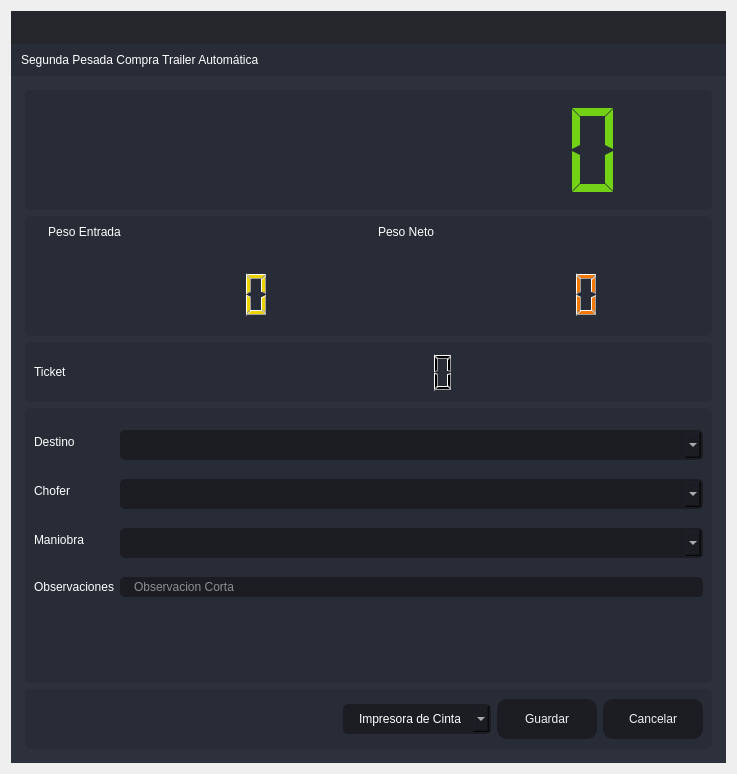
<?xml version="1.0" encoding="UTF-8"?>
<ui version="4.0">
 <class>SegundaPTA</class>
 <widget class="QDialog" name="SegundaPTA">
  <property name="windowModality">
   <enum>Qt::ApplicationModal</enum>
  </property>
  <property name="geometry">
   <rect>
    <x>0</x>
    <y>0</y>
    <width>737</width>
    <height>774</height>
   </rect>
  </property>
  <property name="minimumSize">
   <size>
    <width>737</width>
    <height>774</height>
   </size>
  </property>
  <property name="maximumSize">
   <size>
    <width>737</width>
    <height>774</height>
   </size>
  </property>
  <property name="windowTitle">
   <string>Segunda Pesada Compra Trailer Automática</string>
  </property>
  <property name="windowIcon">
   <iconset resource="files.qrc">
    <normaloff>:/16x16/icons/16x16/logo.png</normaloff>:/16x16/icons/16x16/logo.png</iconset>
  </property>
  <layout class="QVBoxLayout" name="verticalLayout_6">
   <item>
    <widget class="QFrame" name="frame_main">
     <property name="styleSheet">
      <string notr="true">/* LINE EDIT */
QLineEdit {
	background-color: rgb(27, 29, 35);
	border-radius: 5px;
	border: 2px solid rgb(27, 29, 35);
	padding-left: 10px;
}
QLineEdit:hover {
	border: 2px solid rgb(64, 71, 88);
}
QLineEdit:focus {
	border: 2px solid rgb(91, 101, 124);
}

/* SCROLL BARS */
QScrollBar:horizontal {
    border: none;
    background: rgb(52, 59, 72);
    height: 14px;
    margin: 0px 21px 0 21px;
	border-radius: 0px;
}
QScrollBar::handle:horizontal {
    background: rgb(85, 170, 255);
    min-width: 25px;
	border-radius: 7px
}
QScrollBar::add-line:horizontal {
    border: none;
    background: rgb(55, 63, 77);
    width: 20px;
	border-top-right-radius: 7px;
    border-bottom-right-radius: 7px;
    subcontrol-position: right;
    subcontrol-origin: margin;
}
QScrollBar::sub-line:horizontal {
    border: none;
    background: rgb(55, 63, 77);
    width: 20px;
	border-top-left-radius: 7px;
    border-bottom-left-radius: 7px;
    subcontrol-position: left;
    subcontrol-origin: margin;
}
QScrollBar::up-arrow:horizontal, QScrollBar::down-arrow:horizontal
{
     background: none;
}
QScrollBar::add-page:horizontal, QScrollBar::sub-page:horizontal
{
     background: none;
}
 QScrollBar:vertical {
	border: none;
    background: rgb(52, 59, 72);
    width: 14px;
    margin: 21px 0 21px 0;
	border-radius: 0px;
 }
 QScrollBar::handle:vertical {	
	background: rgb(85, 170, 255);
    min-height: 25px;
	border-radius: 7px
 }
 QScrollBar::add-line:vertical {
     border: none;
    background: rgb(55, 63, 77);
     height: 20px;
	border-bottom-left-radius: 7px;
    border-bottom-right-radius: 7px;
     subcontrol-position: bottom;
     subcontrol-origin: margin;
 }
 QScrollBar::sub-line:vertical {
	border: none;
    background: rgb(55, 63, 77);
     height: 20px;
	border-top-left-radius: 7px;
    border-top-right-radius: 7px;
     subcontrol-position: top;
     subcontrol-origin: margin;
 }
 QScrollBar::up-arrow:vertical, QScrollBar::down-arrow:vertical {
     background: none;
 }

 QScrollBar::add-page:vertical, QScrollBar::sub-page:vertical {
     background: none;
 }

/* CHECKBOX */
QCheckBox::indicator {
    border: 3px solid rgb(52, 59, 72);
	width: 15px;
	height: 15px;
	border-radius: 10px;
    background: rgb(44, 49, 60);
}
QCheckBox::indicator:hover {
    border: 3px solid rgb(58, 66, 81);
}
QCheckBox::indicator:checked {
    background: 3px solid rgb(52, 59, 72);
	border: 3px solid rgb(52, 59, 72);	
	background-image: url(:/16x16/icons/16x16/cil-check-alt.png);
}

/* RADIO BUTTON */
QRadioButton::indicator {
    border: 3px solid rgb(52, 59, 72);
	width: 15px;
	height: 15px;
	border-radius: 10px;
    background: rgb(44, 49, 60);
}
QRadioButton::indicator:hover {
    border: 3px solid rgb(58, 66, 81);
}
QRadioButton::indicator:checked {
    background: 3px solid rgb(94, 106, 130);
	border: 3px solid rgb(52, 59, 72);	
}

/* COMBOBOX */
QComboBox{
	background-color: rgb(27, 29, 35);
	border-radius: 5px;
	border: 2px solid rgb(27, 29, 35);
	padding: 5px;
	padding-left: 10px;
}
QComboBox:hover{
	border: 2px solid rgb(64, 71, 88);
}
QComboBox::drop-down {
	subcontrol-origin: padding;
	subcontrol-position: top right;
	width: 25px; 
	border-left-width: 3px;
	border-left-color: rgba(39, 44, 54, 150);
	border-left-style: solid;
	border-top-right-radius: 3px;
	border-bottom-right-radius: 3px;	
	background-image: url(:/16x16/icons/16x16/cil-arrow-bottom.png);
	background-position: center;
	background-repeat: no-reperat;
 }
QComboBox QAbstractItemView {
	color: rgb(85, 170, 255);	
	background-color: rgb(27, 29, 35);
	padding: 10px;
	selection-background-color: rgb(39, 44, 54);
}

/* SLIDERS */
QSlider::groove:horizontal {
    border-radius: 9px;
    height: 18px;
	margin: 0px;
	background-color: rgb(52, 59, 72);
}
QSlider::groove:horizontal:hover {
	background-color: rgb(55, 62, 76);
}
QSlider::handle:horizontal {
    background-color: rgb(85, 170, 255);
    border: none;
    height: 18px;
    width: 18px;
    margin: 0px;
	border-radius: 9px;
}
QSlider::handle:horizontal:hover {
    background-color: rgb(105, 180, 255);
}
QSlider::handle:horizontal:pressed {
    background-color: rgb(65, 130, 195);
}

QSlider::groove:vertical {
    border-radius: 9px;
    width: 18px;
    margin: 0px;
	background-color: rgb(52, 59, 72);
}
QSlider::groove:vertical:hover {
	background-color: rgb(55, 62, 76);
}
QSlider::handle:vertical {
    background-color: rgb(85, 170, 255);
	border: none;
    height: 18px;
    width: 18px;
    margin: 0px;
	border-radius: 9px;
}
QSlider::handle:vertical:hover {
    background-color: rgb(105, 180, 255);
}
QSlider::handle:vertical:pressed {
    background-color: rgb(65, 130, 195);
}

</string>
     </property>
     <property name="frameShape">
      <enum>QFrame::NoFrame</enum>
     </property>
     <property name="frameShadow">
      <enum>QFrame::Raised</enum>
     </property>
     <layout class="QVBoxLayout" name="verticalLayout">
      <property name="spacing">
       <number>0</number>
      </property>
      <property name="leftMargin">
       <number>0</number>
      </property>
      <property name="topMargin">
       <number>0</number>
      </property>
      <property name="rightMargin">
       <number>0</number>
      </property>
      <property name="bottomMargin">
       <number>0</number>
      </property>
      <item>
       <widget class="QFrame" name="frame_top">
        <property name="minimumSize">
         <size>
          <width>0</width>
          <height>65</height>
         </size>
        </property>
        <property name="maximumSize">
         <size>
          <width>16777215</width>
          <height>65</height>
         </size>
        </property>
        <property name="styleSheet">
         <string notr="true">background-color: transparent;</string>
        </property>
        <property name="frameShape">
         <enum>QFrame::NoFrame</enum>
        </property>
        <property name="frameShadow">
         <enum>QFrame::Raised</enum>
        </property>
        <layout class="QHBoxLayout" name="horizontalLayout_3">
         <property name="spacing">
          <number>0</number>
         </property>
         <property name="leftMargin">
          <number>0</number>
         </property>
         <property name="topMargin">
          <number>0</number>
         </property>
         <property name="rightMargin">
          <number>0</number>
         </property>
         <property name="bottomMargin">
          <number>0</number>
         </property>
         <item>
          <widget class="QFrame" name="frame_toggle">
           <property name="maximumSize">
            <size>
             <width>70</width>
             <height>16777215</height>
            </size>
           </property>
           <property name="styleSheet">
            <string notr="true">background-color: rgb(27, 29, 35);</string>
           </property>
           <property name="frameShape">
            <enum>QFrame::NoFrame</enum>
           </property>
           <property name="frameShadow">
            <enum>QFrame::Raised</enum>
           </property>
           <layout class="QVBoxLayout" name="verticalLayout_3">
            <property name="spacing">
             <number>0</number>
            </property>
            <property name="leftMargin">
             <number>0</number>
            </property>
            <property name="topMargin">
             <number>0</number>
            </property>
            <property name="rightMargin">
             <number>0</number>
            </property>
            <property name="bottomMargin">
             <number>0</number>
            </property>
           </layout>
          </widget>
         </item>
         <item>
          <widget class="QFrame" name="frame_top_right">
           <property name="styleSheet">
            <string notr="true">background: transparent;</string>
           </property>
           <property name="frameShape">
            <enum>QFrame::NoFrame</enum>
           </property>
           <property name="frameShadow">
            <enum>QFrame::Raised</enum>
           </property>
           <layout class="QVBoxLayout" name="verticalLayout_2">
            <property name="spacing">
             <number>0</number>
            </property>
            <property name="leftMargin">
             <number>0</number>
            </property>
            <property name="topMargin">
             <number>0</number>
            </property>
            <property name="rightMargin">
             <number>0</number>
            </property>
            <property name="bottomMargin">
             <number>0</number>
            </property>
            <item>
             <widget class="QFrame" name="frame_top_btns">
              <property name="maximumSize">
               <size>
                <width>16777215</width>
                <height>42</height>
               </size>
              </property>
              <property name="styleSheet">
               <string notr="true">background-color: rgba(27, 29, 35, 200)</string>
              </property>
              <property name="frameShape">
               <enum>QFrame::NoFrame</enum>
              </property>
              <property name="frameShadow">
               <enum>QFrame::Raised</enum>
              </property>
              <layout class="QHBoxLayout" name="horizontalLayout_4">
               <property name="spacing">
                <number>0</number>
               </property>
               <property name="leftMargin">
                <number>0</number>
               </property>
               <property name="topMargin">
                <number>0</number>
               </property>
               <property name="rightMargin">
                <number>0</number>
               </property>
               <property name="bottomMargin">
                <number>0</number>
               </property>
               <item>
                <widget class="QFrame" name="frame_label_top_btns">
                 <property name="sizePolicy">
                  <sizepolicy hsizetype="Expanding" vsizetype="Preferred">
                   <horstretch>0</horstretch>
                   <verstretch>0</verstretch>
                  </sizepolicy>
                 </property>
                 <property name="frameShape">
                  <enum>QFrame::NoFrame</enum>
                 </property>
                 <property name="frameShadow">
                  <enum>QFrame::Raised</enum>
                 </property>
                 <layout class="QHBoxLayout" name="horizontalLayout_10">
                  <property name="spacing">
                   <number>0</number>
                  </property>
                  <property name="leftMargin">
                   <number>5</number>
                  </property>
                  <property name="topMargin">
                   <number>0</number>
                  </property>
                  <property name="rightMargin">
                   <number>10</number>
                  </property>
                  <property name="bottomMargin">
                   <number>0</number>
                  </property>
                 </layout>
                </widget>
               </item>
               <item alignment="Qt::AlignRight">
                <widget class="QFrame" name="frame_btns_right">
                 <property name="sizePolicy">
                  <sizepolicy hsizetype="Expanding" vsizetype="Preferred">
                   <horstretch>0</horstretch>
                   <verstretch>0</verstretch>
                  </sizepolicy>
                 </property>
                 <property name="maximumSize">
                  <size>
                   <width>120</width>
                   <height>16777215</height>
                  </size>
                 </property>
                 <property name="frameShape">
                  <enum>QFrame::NoFrame</enum>
                 </property>
                 <property name="frameShadow">
                  <enum>QFrame::Raised</enum>
                 </property>
                 <layout class="QHBoxLayout" name="horizontalLayout_5">
                  <property name="spacing">
                   <number>0</number>
                  </property>
                  <property name="leftMargin">
                   <number>0</number>
                  </property>
                  <property name="topMargin">
                   <number>0</number>
                  </property>
                  <property name="rightMargin">
                   <number>0</number>
                  </property>
                  <property name="bottomMargin">
                   <number>0</number>
                  </property>
                 </layout>
                </widget>
               </item>
              </layout>
             </widget>
            </item>
            <item>
             <widget class="QFrame" name="frame_top_info">
              <property name="maximumSize">
               <size>
                <width>16777215</width>
                <height>65</height>
               </size>
              </property>
              <property name="styleSheet">
               <string notr="true">background-color: rgb(39, 44, 54);</string>
              </property>
              <property name="frameShape">
               <enum>QFrame::NoFrame</enum>
              </property>
              <property name="frameShadow">
               <enum>QFrame::Raised</enum>
              </property>
              <layout class="QHBoxLayout" name="horizontalLayout_8">
               <property name="spacing">
                <number>0</number>
               </property>
               <property name="leftMargin">
                <number>10</number>
               </property>
               <property name="topMargin">
                <number>0</number>
               </property>
               <property name="rightMargin">
                <number>10</number>
               </property>
               <property name="bottomMargin">
                <number>0</number>
               </property>
               <item>
                <widget class="QLabel" name="label">
                 <property name="styleSheet">
                  <string notr="true">font: 75 16pt &quot;MS Shell Dlg 2&quot;;
color: rgb(255, 255, 255);</string>
                 </property>
                 <property name="text">
                  <string>Segunda Pesada Compra Trailer Automática</string>
                 </property>
                </widget>
               </item>
              </layout>
             </widget>
            </item>
           </layout>
          </widget>
         </item>
        </layout>
       </widget>
      </item>
      <item>
       <widget class="QFrame" name="frame_center">
        <property name="sizePolicy">
         <sizepolicy hsizetype="Expanding" vsizetype="Expanding">
          <horstretch>0</horstretch>
          <verstretch>0</verstretch>
         </sizepolicy>
        </property>
        <property name="styleSheet">
         <string notr="true">background-color: rgb(40, 44, 52);</string>
        </property>
        <property name="frameShape">
         <enum>QFrame::NoFrame</enum>
        </property>
        <property name="frameShadow">
         <enum>QFrame::Raised</enum>
        </property>
        <layout class="QHBoxLayout" name="horizontalLayout_2">
         <property name="spacing">
          <number>0</number>
         </property>
         <property name="leftMargin">
          <number>0</number>
         </property>
         <property name="topMargin">
          <number>0</number>
         </property>
         <property name="rightMargin">
          <number>0</number>
         </property>
         <property name="bottomMargin">
          <number>0</number>
         </property>
         <item>
          <widget class="QFrame" name="frame_content_right">
           <property name="styleSheet">
            <string notr="true">background-color: rgb(44, 49, 60);</string>
           </property>
           <property name="frameShape">
            <enum>QFrame::NoFrame</enum>
           </property>
           <property name="frameShadow">
            <enum>QFrame::Raised</enum>
           </property>
           <layout class="QVBoxLayout" name="verticalLayout_4">
            <property name="spacing">
             <number>0</number>
            </property>
            <property name="leftMargin">
             <number>0</number>
            </property>
            <property name="topMargin">
             <number>0</number>
            </property>
            <property name="rightMargin">
             <number>0</number>
            </property>
            <property name="bottomMargin">
             <number>0</number>
            </property>
            <item>
             <widget class="QFrame" name="frame_content">
              <property name="frameShape">
               <enum>QFrame::NoFrame</enum>
              </property>
              <property name="frameShadow">
               <enum>QFrame::Raised</enum>
              </property>
              <layout class="QVBoxLayout" name="verticalLayout_9">
               <property name="spacing">
                <number>0</number>
               </property>
               <property name="leftMargin">
                <number>5</number>
               </property>
               <property name="topMargin">
                <number>5</number>
               </property>
               <property name="rightMargin">
                <number>5</number>
               </property>
               <property name="bottomMargin">
                <number>5</number>
               </property>
               <item>
                <widget class="QStackedWidget" name="stackedWidget">
                 <property name="styleSheet">
                  <string notr="true">background: transparent;</string>
                 </property>
                 <property name="currentIndex">
                  <number>0</number>
                 </property>
                 <widget class="QWidget" name="page_home">
                  <layout class="QVBoxLayout" name="verticalLayout_10">
                   <item>
                    <widget class="QFrame" name="frame_3">
                     <property name="minimumSize">
                      <size>
                       <width>0</width>
                       <height>120</height>
                      </size>
                     </property>
                     <property name="maximumSize">
                      <size>
                       <width>16777215</width>
                       <height>120</height>
                      </size>
                     </property>
                     <property name="styleSheet">
                      <string notr="true">background-color: rgb(39, 44, 54);
border-radius: 5px;</string>
                     </property>
                     <property name="frameShape">
                      <enum>QFrame::StyledPanel</enum>
                     </property>
                     <property name="frameShadow">
                      <enum>QFrame::Raised</enum>
                     </property>
                     <layout class="QVBoxLayout" name="verticalLayout_11">
                      <item>
                       <layout class="QVBoxLayout" name="verticalLayout_8">
                        <item>
                         <widget class="QLCDNumber" name="lcdNumber_7">
                          <property name="styleSheet">
                           <string notr="true">color:rgb(115, 210, 22)</string>
                          </property>
                          <property name="digitCount">
                           <number>10</number>
                          </property>
                          <property name="segmentStyle">
                           <enum>QLCDNumber::Flat</enum>
                          </property>
                         </widget>
                        </item>
                       </layout>
                      </item>
                     </layout>
                    </widget>
                   </item>
                   <item>
                    <widget class="QFrame" name="frame_4">
                     <property name="minimumSize">
                      <size>
                       <width>0</width>
                       <height>120</height>
                      </size>
                     </property>
                     <property name="maximumSize">
                      <size>
                       <width>16777215</width>
                       <height>150</height>
                      </size>
                     </property>
                     <property name="styleSheet">
                      <string notr="true">background-color: rgb(39, 44, 54);
border-radius: 5px;</string>
                     </property>
                     <property name="frameShape">
                      <enum>QFrame::StyledPanel</enum>
                     </property>
                     <property name="frameShadow">
                      <enum>QFrame::Raised</enum>
                     </property>
                     <layout class="QHBoxLayout" name="horizontalLayout_6">
                      <item>
                       <layout class="QFormLayout" name="formLayout_4">
                        <property name="sizeConstraint">
                         <enum>QLayout::SetDefaultConstraint</enum>
                        </property>
                        <property name="fieldGrowthPolicy">
                         <enum>QFormLayout::FieldsStayAtSizeHint</enum>
                        </property>
                        <property name="rowWrapPolicy">
                         <enum>QFormLayout::DontWrapRows</enum>
                        </property>
                        <property name="labelAlignment">
                         <set>Qt::AlignLeading|Qt::AlignLeft|Qt::AlignVCenter</set>
                        </property>
                        <property name="formAlignment">
                         <set>Qt::AlignHCenter|Qt::AlignTop</set>
                        </property>
                        <property name="horizontalSpacing">
                         <number>10</number>
                        </property>
                        <property name="verticalSpacing">
                         <number>30</number>
                        </property>
                        <property name="leftMargin">
                         <number>0</number>
                        </property>
                        <property name="rightMargin">
                         <number>0</number>
                        </property>
                        <item row="0" column="0">
                         <widget class="QLabel" name="label_3">
                          <property name="layoutDirection">
                           <enum>Qt::LeftToRight</enum>
                          </property>
                          <property name="styleSheet">
                           <string notr="true">color: rgb(255, 255, 255);
font: 75 12pt &quot;MS Shell Dlg 2&quot;;</string>
                          </property>
                          <property name="frameShape">
                           <enum>QFrame::NoFrame</enum>
                          </property>
                          <property name="text">
                           <string>Peso Entrada</string>
                          </property>
                          <property name="alignment">
                           <set>Qt::AlignCenter</set>
                          </property>
                         </widget>
                        </item>
                        <item row="0" column="1">
                         <widget class="QLabel" name="label_4">
                          <property name="styleSheet">
                           <string notr="true">color: rgb(255, 255, 255);
font: 75 12pt &quot;MS Shell Dlg 2&quot;;</string>
                          </property>
                          <property name="text">
                           <string>Peso Neto</string>
                          </property>
                          <property name="alignment">
                           <set>Qt::AlignCenter</set>
                          </property>
                         </widget>
                        </item>
                        <item row="1" column="0">
                         <widget class="QLCDNumber" name="lcdNumber_3">
                          <property name="minimumSize">
                           <size>
                            <width>320</width>
                            <height>50</height>
                           </size>
                          </property>
                          <property name="maximumSize">
                           <size>
                            <width>16777215</width>
                            <height>50</height>
                           </size>
                          </property>
                          <property name="styleSheet">
                           <string notr="true">color:rgb(237, 212, 0)</string>
                          </property>
                         </widget>
                        </item>
                        <item row="1" column="1">
                         <widget class="QLCDNumber" name="lcdNumber_1">
                          <property name="minimumSize">
                           <size>
                            <width>320</width>
                            <height>50</height>
                           </size>
                          </property>
                          <property name="maximumSize">
                           <size>
                            <width>320</width>
                            <height>50</height>
                           </size>
                          </property>
                          <property name="styleSheet">
                           <string notr="true">color: rgb(245, 121, 0)</string>
                          </property>
                         </widget>
                        </item>
                       </layout>
                      </item>
                     </layout>
                    </widget>
                   </item>
                   <item>
                    <widget class="QFrame" name="frame_5">
                     <property name="minimumSize">
                      <size>
                       <width>0</width>
                       <height>60</height>
                      </size>
                     </property>
                     <property name="styleSheet">
                      <string notr="true">background-color: rgb(39, 44, 54);
border-radius: 5px;</string>
                     </property>
                     <property name="frameShape">
                      <enum>QFrame::StyledPanel</enum>
                     </property>
                     <property name="frameShadow">
                      <enum>QFrame::Raised</enum>
                     </property>
                     <layout class="QHBoxLayout" name="horizontalLayout_7">
                      <item>
                       <layout class="QHBoxLayout" name="horizontalLayout">
                        <item>
                         <widget class="QLabel" name="label_5">
                          <property name="styleSheet">
                           <string notr="true">color: rgb(255, 255, 255);
font: 75 12pt &quot;MS Shell Dlg 2&quot;;</string>
                          </property>
                          <property name="text">
                           <string>Ticket</string>
                          </property>
                         </widget>
                        </item>
                        <item>
                         <widget class="QLCDNumber" name="lcdNumber_9">
                          <property name="minimumSize">
                           <size>
                            <width>600</width>
                            <height>20</height>
                           </size>
                          </property>
                          <property name="maximumSize">
                           <size>
                            <width>600</width>
                            <height>50</height>
                           </size>
                          </property>
                          <property name="layoutDirection">
                           <enum>Qt::RightToLeft</enum>
                          </property>
                          <property name="autoFillBackground">
                           <bool>false</bool>
                          </property>
                         </widget>
                        </item>
                       </layout>
                      </item>
                     </layout>
                    </widget>
                   </item>
                   <item>
                    <widget class="QFrame" name="frame">
                     <property name="styleSheet">
                      <string notr="true">background-color: rgb(39, 44, 54);
border-radius: 5px;</string>
                     </property>
                     <property name="frameShape">
                      <enum>QFrame::StyledPanel</enum>
                     </property>
                     <property name="frameShadow">
                      <enum>QFrame::Raised</enum>
                     </property>
                     <layout class="QVBoxLayout" name="verticalLayout_5">
                      <item>
                       <layout class="QVBoxLayout" name="verticalLayout_12">
                        <item>
                         <layout class="QFormLayout" name="formLayout">
                          <item row="5" column="0">
                           <widget class="Line" name="line">
                            <property name="orientation">
                             <enum>Qt::Horizontal</enum>
                            </property>
                           </widget>
                          </item>
                          <item row="5" column="1">
                           <spacer name="verticalSpacer">
                            <property name="orientation">
                             <enum>Qt::Vertical</enum>
                            </property>
                            <property name="sizeHint" stdset="0">
                             <size>
                              <width>20</width>
                              <height>40</height>
                             </size>
                            </property>
                           </spacer>
                          </item>
                          <item row="0" column="0">
                           <widget class="QLabel" name="label_2">
                            <property name="styleSheet">
                             <string notr="true">color: rgb(255, 255, 255);
font: 75 12pt &quot;MS Shell Dlg 2&quot;;</string>
                            </property>
                            <property name="text">
                             <string>Destino</string>
                            </property>
                           </widget>
                          </item>
                          <item row="0" column="1">
                           <widget class="QComboBox" name="comboBox_destino">
                            <property name="styleSheet">
                             <string notr="true">QComboBox{
	background-color: rgb(27, 29, 35);
	border-radius: 5px;
	border: 2px solid rgb(27, 29, 35);
	padding: 5px;
	padding-left: 14px;
	color: rgb(255, 255, 255);
    font: 75 12pt &quot;MS Shell Dlg 2&quot;;
}
QComboBox:hover{
	border: 2px solid rgb(64, 71, 88);
}
QComboBox QAbstractItemView {
	color: rgb(85, 170, 255);	
	background-color: rgb(27, 29, 35);
	padding: 10px;
	selection-background-color: rgb(39, 44, 54);
}</string>
                            </property>
                           </widget>
                          </item>
                          <item row="1" column="0">
                           <widget class="QLabel" name="label_6">
                            <property name="styleSheet">
                             <string notr="true">color: rgb(255, 255, 255);
font: 75 12pt &quot;MS Shell Dlg 2&quot;;</string>
                            </property>
                            <property name="text">
                             <string>Chofer</string>
                            </property>
                           </widget>
                          </item>
                          <item row="1" column="1">
                           <widget class="QComboBox" name="comboBox_operador">
                            <property name="styleSheet">
                             <string notr="true">QComboBox{
	background-color: rgb(27, 29, 35);
	border-radius: 5px;
	border: 2px solid rgb(27, 29, 35);
	padding: 5px;
	padding-left: 14px;
	color: rgb(255, 255, 255);
    font: 75 12pt &quot;MS Shell Dlg 2&quot;;
}
QComboBox:hover{
	border: 2px solid rgb(64, 71, 88);
}
QComboBox QAbstractItemView {
	color: rgb(85, 170, 255);	
	background-color: rgb(27, 29, 35);
	padding: 10px;
	selection-background-color: rgb(39, 44, 54);
}</string>
                            </property>
                           </widget>
                          </item>
                          <item row="2" column="0">
                           <widget class="QLabel" name="label_8">
                            <property name="styleSheet">
                             <string notr="true">color: rgb(255, 255, 255);
font: 75 12pt &quot;MS Shell Dlg 2&quot;;</string>
                            </property>
                            <property name="text">
                             <string>Maniobra</string>
                            </property>
                           </widget>
                          </item>
                          <item row="2" column="1">
                           <widget class="QComboBox" name="comboBox_maniobra">
                            <property name="styleSheet">
                             <string notr="true">QComboBox{
	background-color: rgb(27, 29, 35);
	border-radius: 5px;
	border: 2px solid rgb(27, 29, 35);
	padding: 5px;
	padding-left: 14px;
	color: rgb(255, 255, 255);
    font: 75 12pt &quot;MS Shell Dlg 2&quot;;
}
QComboBox:hover{
	border: 2px solid rgb(64, 71, 88);
}
QComboBox QAbstractItemView {
	color: rgb(85, 170, 255);	
	background-color: rgb(27, 29, 35);
	padding: 10px;
	selection-background-color: rgb(39, 44, 54);
}</string>
                            </property>
                           </widget>
                          </item>
                          <item row="3" column="0">
                           <widget class="QLabel" name="label_7">
                            <property name="styleSheet">
                             <string notr="true">color: rgb(255, 255, 255);
font: 75 12pt &quot;MS Shell Dlg 2&quot;;</string>
                            </property>
                            <property name="text">
                             <string>Observaciones</string>
                            </property>
                           </widget>
                          </item>
                          <item row="3" column="1">
                           <widget class="QLineEdit" name="observaciones">
                            <property name="styleSheet">
                             <string notr="true">QLineEdit {
	background-color: rgb(27, 29, 35);
	border-radius: 5px;
	border: 2px solid rgb(27, 29, 35);
	padding-left: 10px;
	font: 75 12pt &quot;MS Shell Dlg 2&quot;;
	color: rgb(255, 255, 255);
}
QLineEdit:hover {
	border: 2px solid rgb(64, 71, 88);
}
QLineEdit:focus {
	border: 2px solid rgb(91, 101, 124);
}</string>
                            </property>
                            <property name="maxLength">
                             <number>125</number>
                            </property>
                            <property name="placeholderText">
                             <string>Observacion Corta</string>
                            </property>
                           </widget>
                          </item>
                         </layout>
                        </item>
                       </layout>
                      </item>
                     </layout>
                    </widget>
                   </item>
                   <item>
                    <widget class="QFrame" name="frame_2">
                     <property name="minimumSize">
                      <size>
                       <width>0</width>
                       <height>60</height>
                      </size>
                     </property>
                     <property name="maximumSize">
                      <size>
                       <width>16777215</width>
                       <height>60</height>
                      </size>
                     </property>
                     <property name="styleSheet">
                      <string notr="true">background-color: rgb(39, 44, 54);
border-radius: 5px;</string>
                     </property>
                     <property name="frameShape">
                      <enum>QFrame::StyledPanel</enum>
                     </property>
                     <property name="frameShadow">
                      <enum>QFrame::Raised</enum>
                     </property>
                     <layout class="QHBoxLayout" name="horizontalLayout_9">
                      <item>
                       <layout class="QGridLayout" name="gridLayout">
                        <item row="0" column="0">
                         <spacer name="horizontalSpacer">
                          <property name="orientation">
                           <enum>Qt::Horizontal</enum>
                          </property>
                          <property name="sizeHint" stdset="0">
                           <size>
                            <width>40</width>
                            <height>20</height>
                           </size>
                          </property>
                         </spacer>
                        </item>
                        <item row="0" column="2">
                         <widget class="QPushButton" name="btn_guardar">
                          <property name="minimumSize">
                           <size>
                            <width>100</width>
                            <height>40</height>
                           </size>
                          </property>
                          <property name="styleSheet">
                           <string notr="true">QPushButton {
	border-color: rgb(27, 29, 35);
	font: 75 10pt &quot;MS Shell Dlg 2&quot;;
	color: rgb(240, 240, 240);
	background-color: rgb(27, 29, 35);
	border: 0px solid;
	border-radius: 10px;	
}
QPushButton:hover {
	background-color:rgb(44, 49, 60);
	border-color: rgb(27, 29, 35);
	border: 2px solid;
}</string>
                          </property>
                          <property name="text">
                           <string>Guardar</string>
                          </property>
                         </widget>
                        </item>
                        <item row="0" column="3">
                         <widget class="QPushButton" name="btnr">
                          <property name="minimumSize">
                           <size>
                            <width>100</width>
                            <height>40</height>
                           </size>
                          </property>
                          <property name="styleSheet">
                           <string notr="true">QPushButton {
	border-color: rgb(27, 29, 35);
	font: 75 10pt &quot;MS Shell Dlg 2&quot;;
	color: rgb(240, 240, 240);
	background-color: rgb(27, 29, 35);
	border: 0px solid;
	border-radius: 10px;	
}
QPushButton:hover {
	background-color:rgb(44, 49, 60);
	border-color: rgb(27, 29, 35);
	border: 2px solid;
}</string>
                          </property>
                          <property name="text">
                           <string>Cancelar</string>
                          </property>
                         </widget>
                        </item>
                        <item row="0" column="1">
                         <widget class="QComboBox" name="comboBox_impresora">
                          <property name="styleSheet">
                           <string notr="true">QComboBox{
	background-color: rgb(27, 29, 35);
	border-radius: 5px;
	border: 2px solid rgb(27, 29, 35);
	padding: 5px;
	padding-left: 14px;
	color: rgb(255, 255, 255);
    font: 75 12pt &quot;MS Shell Dlg 2&quot;;
}
QComboBox:hover{
	border: 2px solid rgb(64, 71, 88);
}
QComboBox QAbstractItemView {
	color: rgb(85, 170, 255);	
	background-color: rgb(27, 29, 35);
	padding: 10px;
	selection-background-color: rgb(39, 44, 54);
}</string>
                          </property>
                          <item>
                           <property name="text">
                            <string>Impresora de Cinta</string>
                           </property>
                          </item>
                          <item>
                           <property name="text">
                            <string>Impresora Windows</string>
                           </property>
                          </item>
                         </widget>
                        </item>
                       </layout>
                      </item>
                     </layout>
                    </widget>
                   </item>
                  </layout>
                 </widget>
                </widget>
               </item>
              </layout>
             </widget>
            </item>
           </layout>
          </widget>
         </item>
        </layout>
       </widget>
      </item>
     </layout>
    </widget>
   </item>
  </layout>
 </widget>
 <resources>
  <include location="files.qrc"/>
 </resources>
 <connections/>
</ui>
